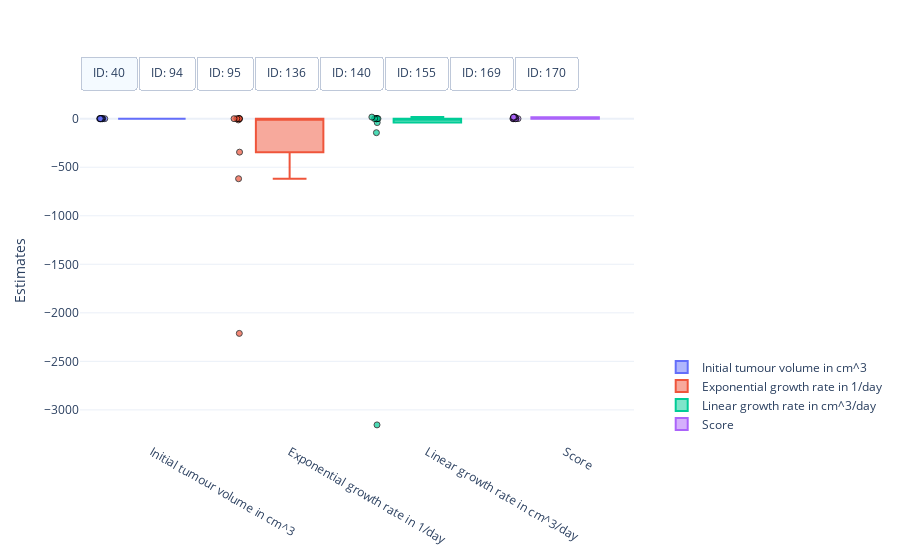

Notebook code for this chart:
### Markdown cell above
The "Unexpected termination" message indicates that we ran into optimisation errors for at least one run. Let us explore the parameters from the successfull optimisations below.

### Code cell
#
# Visualisation of the spread of optimised model parameters for multiple runs from different initial points.
#
# This cell needs the above optimised model parameters and their respective objective function scores, as well as the data
# [mouse_parameters_multi_runs, mouse_scores_multi_runs, data]
#

import plotly.colors
import plotly.graph_objects as go


# Get mouse ids
mouse_ids = data['#ID'].unique()

# Get number of parameters + score (for visualisation)
n_params = mouse_parameters_multi_runs.shape[2] + 1

# Define colorscheme
colors = plotly.colors.qualitative.Plotly[:n_params]

# Get optimised parameter sets
optimised_parameters =  mouse_parameters_multi_runs

# Get scores for parameters
scores = mouse_scores_multi_runs

# Create figure
fig = go.Figure()

# Box plot of optimised model parameters
for index, id_m in enumerate(mouse_ids):
    # Get optimised parameters
    parameters = optimised_parameters[index, ...]

    # Get scores
    score = scores[index, :]

    # Create box plot of for initial tumour volume
    fig.add_trace(
        go.Box(
            y=parameters[:, 0],  
            name="Initial tumour volume in cm^3",
            boxpoints='all',
            jitter=0.2,
            pointpos=-1.5,
            visible=True if index == 0 else False,
            marker=dict(
                symbol='circle',
                opacity=0.7,
                line=dict(color='black', width=1)),
            marker_color=colors[0],
            line_color=colors[0]))

    # Create box plot of for exponential tumour growth
    fig.add_trace(
        go.Box(
            y=parameters[:, 1],  
            name="Exponential growth rate in 1/day",
            boxpoints='all',
            jitter=0.2,
            pointpos=-1.5,
            visible=True if index == 0 else False,
            marker=dict(
                symbol='circle',
                opacity=0.7,
                line=dict(color='black', width=1)),
            marker_color=colors[1],
            line_color=colors[1]))

    # Create box plot of for linear tumour growth
    fig.add_trace(
        go.Box(
            y=parameters[:, 2],  
            name="Linear growth rate in cm^3/day",
            boxpoints='all',
            jitter=0.2,
            pointpos=-1.5,
            visible=True if index == 0 else False,
            marker=dict(
                symbol='circle',
                opacity=0.7,
                line=dict(color='black', width=1)),
            marker_color=colors[2],
            line_color=colors[2]))
    
    # Create box plot of for objective function score
    fig.add_trace(
        go.Box(
            y=score,  
            name="Score",
            boxpoints='all',
            jitter=0.2,
            pointpos=-1.5,
            visible=True if index == 0 else False,
            marker=dict(
                symbol='circle',
                opacity=0.7,
                line=dict(color='black', width=1)),
            marker_color=colors[3],
            line_color=colors[3]))

# Set figure size
fig.update_layout(
    autosize=True,
    template="plotly_white",
    yaxis_title="Estimates")

# Add switch between mice
fig.update_layout(
    updatemenus=[
        dict(
            type = "buttons",
            direction = "right",
            buttons=list([
                dict(
                    args=[{"visible": [True]*4 + [False]*(4 * 7)}],
                    label="ID: %d" % mouse_ids[0],
                    method="restyle"
                ),
                dict(
                    args=[{"visible": [False]*4 + [True]*4 + [False]*(4 * 6)}],
                    label="ID: %d" % mouse_ids[1],
                    method="restyle"
                ),
                dict(
                    args=[{"visible": [False]*(4 * 2) + [True]*4 + [False]*(4 * 5)}],
                    label="ID: %d" % mouse_ids[2],
                    method="restyle"
                ),
                dict(
                    args=[{"visible": [False]*(4 * 3) + [True]*4 + [False]*(4 * 4)}],
                    label="ID: %d" % mouse_ids[3],
                    method="restyle"
                ),
                dict(
                    args=[{"visible": [False]*(4 * 4) + [True]*4 + [False]*(4 * 3)}],
                    label="ID: %d" % mouse_ids[4],
                    method="restyle"
                ),
                dict(
                    args=[{"visible": [False]*(4 * 5) + [True]*4 + [False]*(4 * 2)}],
                    label="ID: %d" % mouse_ids[5],
                    method="restyle"
                ),
                dict(
                    args=[{"visible": [False]*(4 * 6) + [True]*4 + [False]* 4}],
                    label="ID: %d" % mouse_ids[6],
                    method="restyle"
                ),
                dict(
                    args=[{"visible": [False]*(4 * 7) + [True]*4}],
                    label="ID: %d" % mouse_ids[7],
                    method="restyle"
                )
            ]),
            pad={"r": 0, "t": -10},
            showactive=True,
            x=0.0,
            xanchor="left",
            y=1.1,
            yanchor="top"
        )
    ]
)

# Position legend
fig.update_layout(legend=dict(
    yanchor="bottom",
    y=0.01,
    xanchor="left",
    x=1.05))

# Show figure
fig.show()

### Figure 1 — Plotly figure (JSON) as saved in the notebook; plotly's stock layout.template omitted (floating-point values rounded to 4 significant figures)
{"data": [{"boxpoints": "all", "jitter": 0.2, "line": {"color": "#636EFA"}, "marker": {"color": "#636EFA", "line": {"color": "black", "width": 1}, "opacity": 0.7, "symbol": "circle"}, "name": "Initial tumour volume in cm^3", "pointpos": -1.5, "type": "box", "visible": true, "y": [0.14, 0.1377, 0.1918, 0.1404, 0.1393, 0.1918, 0.1401, 0.1918, 0.1918, 0.1393]}, {"boxpoints": "all", "jitter": 0.2, "line": {"color": "#EF553B"}, "marker": {"color": "#EF553B", "line": {"color": "black", "width": 1}, "opacity": 0.7, "symbol": "circle"}, "name": "Exponential growth rate in 1/day", "pointpos": -1.5, "type": "box", "visible": true, "y": [0.2742, 0.285, -344.7, 0.2734, 0.2754, -618.3, 0.2739, -12.83, -2212.0, 0.2753]}, {"boxpoints": "all", "jitter": 0.2, "line": {"color": "#00CC96"}, "marker": {"color": "#00CC96", "line": {"color": "black", "width": 1}, "opacity": 0.7, "symbol": "circle"}, "name": "Linear growth rate in cm^3/day", "pointpos": -1.5, "type": "box", "visible": true, "y": [0.131, 0.1296, -144.2, 0.131, 0.131, -40.05, 0.131, 16.35, -3154.0, 0.131]}, {"boxpoints": "all", "jitter": 0.2, "line": {"color": "#AB63FA"}, "marker": {"color": "#AB63FA", "line": {"color": "black", "width": 1}, "opacity": 0.7, "symbol": "circle"}, "name": "Score", "pointpos": -1.5, "type": "box", "visible": true, "y": [0.03186, 0.0319, 15.91, 0.03187, 0.03186, 15.91, 0.03186, 15.91, 15.91, 0.03186]}, {"boxpoints": "all", "jitter": 0.2, "line": {"color": "#636EFA"}, "marker": {"color": "#636EFA", "line": {"color": "black", "width": 1}, "opacity": 0.7, "symbol": "circle"}, "name": "Initial tumour volume in cm^3", "pointpos": -1.5, "type": "box", "visible": false, "y": [0.05752, 0.07725, 0.07725, 0.07725, 0.07455, 0.07725, 0.04385, 0.07725, 0.05752, 0.07725]}, {"boxpoints": "all", "jitter": 0.2, "line": {"color": "#EF553B"}, "marker": {"color": "#EF553B", "line": {"color": "black", "width": 1}, "opacity": 0.7, "symbol": "circle"}, "name": "Exponential growth rate in 1/day", "pointpos": -1.5, "type": "box", "visible": false, "y": [338.2, -508.0, -359.7, -293.7, 0.168, -462.2, -0.329, -1007.0, 1283.0, -189.6]}, {"boxpoints": "all", "jitter": 0.2, "line": {"color": "#00CC96"}, "marker": {"color": "#00CC96", "line": {"color": "black", "width": 1}, "opacity": 0.7, "symbol": "circle"}, "name": "Linear growth rate in cm^3/day", "pointpos": -1.5, "type": "box", "visible": false, "y": [0.01644, -13.52, -781.1, -331.2, 0.02031, -84.83, 15.6, 172.7, 0.01644, 72.49]}, {"boxpoints": "all", "jitter": 0.2, "line": {"color": "#AB63FA"}, "marker": {"color": "#AB63FA", "line": {"color": "black", "width": 1}, "opacity": 0.7, "symbol": "circle"}, "name": "Score", "pointpos": -1.5, "type": "box", "visible": false, "y": [0.008274, 1.611, 1.611, 1.611, 0.007448, 1.611, 1.609, 1.611, 0.008275, 1.611]}, {"boxpoints": "all", "jitter": 0.2, "line": {"color": "#636EFA"}, "marker": {"color": "#636EFA", "line": {"color": "black", "width": 1}, "opacity": 0.7, "symbol": "circle"}, "name": "Initial tumour volume in cm^3", "pointpos": -1.5, "type": "box", "visible": false, "y": [0.1862, -1.227e-05, 0.1866, 0.1862, -4.285e-07, null, 0.1862, 0.1862, 0.1862, 0.1862]}, {"boxpoints": "all", "jitter": 0.2, "line": {"color": "#EF553B"}, "marker": {"color": "#EF553B", "line": {"color": "black", "width": 1}, "opacity": 0.7, "symbol": "circle"}, "name": "Exponential growth rate in 1/day", "pointpos": -1.5, "type": "box", "visible": false, "y": [-175.5, 819.1, -706.9, -7007.0, 1921.0, null, -173.4, -542.6, -930.6, -77.72]}, {"boxpoints": "all", "jitter": 0.2, "line": {"color": "#00CC96"}, "marker": {"color": "#00CC96", "line": {"color": "black", "width": 1}, "opacity": 0.7, "symbol": "circle"}, "name": "Linear growth rate in cm^3/day", "pointpos": -1.5, "type": "box", "visible": false, "y": [-217.6, 0.08839, -0.3762, -4327.0, 0.08837, null, 96.55, -337.1, 4042.0, 86.59]}, {"boxpoints": "all", "jitter": 0.2, "line": {"color": "#AB63FA"}, "marker": {"color": "#AB63FA", "line": {"color": "black", "width": 1}, "opacity": 0.7, "symbol": "circle"}, "name": "Score", "pointpos": -1.5, "type": "box", "visible": false, "y": [12.13, 0.5361, 12.13, 12.13, 0.5352, null, 12.13, 12.13, 12.13, 12.13]}, {"boxpoints": "all", "jitter": 0.2, "line": {"color": "#636EFA"}, "marker": {"color": "#636EFA", "line": {"color": "black", "width": 1}, "opacity": 0.7, "symbol": "circle"}, "name": "Initial tumour volume in cm^3", "pointpos": -1.5, "type": "box", "visible": false, "y": [0.1477, 0.1186, 0.1186, 0.01784, 0.1185, 0.01844, 0.149, 0.1477, 0.1186, 0.1186]}, {"boxpoints": "all", "jitter": 0.2, "line": {"color": "#EF553B"}, "marker": {"color": "#EF553B", "line": {"color": "black", "width": 1}, "opacity": 0.7, "symbol": "circle"}, "name": "Exponential growth rate in 1/day", "pointpos": -1.5, "type": "box", "visible": false, "y": [0.05526, -1101.0, -3764.0, 1855.0, -519.0, 275.5, 0.05426, 0.05526, -21000.0, -1182.0]}, {"boxpoints": "all", "jitter": 0.2, "line": {"color": "#00CC96"}, "marker": {"color": "#00CC96", "line": {"color": "black", "width": 1}, "opacity": 0.7, "symbol": "circle"}, "name": "Linear growth rate in cm^3/day", "pointpos": -1.5, "type": "box", "visible": false, "y": [0.1247, 299.5, -1231.0, 0.04083, -27.23, 0.04082, 0.1288, 0.1247, -2883.0, -441.4]}, {"boxpoints": "all", "jitter": 0.2, "line": {"color": "#AB63FA"}, "marker": {"color": "#AB63FA", "line": {"color": "black", "width": 1}, "opacity": 0.7, "symbol": "circle"}, "name": "Score", "pointpos": -1.5, "type": "box", "visible": false, "y": [0.04021, 7.615, 7.615, 0.1094, 7.615, 0.1094, 0.04019, 0.04021, 7.615, 7.615]}, {"boxpoints": "all", "jitter": 0.2, "line": {"color": "#636EFA"}, "marker": {"color": "#636EFA", "line": {"color": "black", "width": 1}, "opacity": 0.7, "symbol": "circle"}, "name": "Initial tumour volume in cm^3", "pointpos": -1.5, "type": "box", "visible": false, "y": [0.07933, -0.2124, 0.07933, null, -0.1942, 0.07933, -0.1884, -0.1661, 0.08503, null]}, {"boxpoints": "all", "jitter": 0.2, "line": {"color": "#EF553B"}, "marker": {"color": "#EF553B", "line": {"color": "black", "width": 1}, "opacity": 0.7, "symbol": "circle"}, "name": "Exponential growth rate in 1/day", "pointpos": -1.5, "type": "box", "visible": false, "y": [-575.0, 495.1, -1742.0, null, 495.6, -460.8, 1717.0, 154.8, 0.05399, null]}, {"boxpoints": "all", "jitter": 0.2, "line": {"color": "#00CC96"}, "marker": {"color": "#00CC96", "line": {"color": "black", "width": 1}, "opacity": 0.7, "symbol": "circle"}, "name": "Linear growth rate in cm^3/day", "pointpos": -1.5, "type": "box", "visible": false, "y": [459.4, 0.06047, -1801.0, null, 0.05934, 281.8, 0.05914, 0.06172, -67.06, null]}, {"boxpoints": "all", "jitter": 0.2, "line": {"color": "#AB63FA"}, "marker": {"color": "#AB63FA", "line": {"color": "black", "width": 1}, "opacity": 0.7, "symbol": "circle"}, "name": "Score", "pointpos": -1.5, "type": "box", "visible": false, "y": [12.14, 1.115, 12.14, null, 1.116, 12.14, 1.114, 1.178, 0.1458, null]}, {"boxpoints": "all", "jitter": 0.2, "line": {"color": "#636EFA"}, "marker": {"color": "#636EFA", "line": {"color": "black", "width": 1}, "opacity": 0.7, "symbol": "circle"}, "name": "Initial tumour volume in cm^3", "pointpos": -1.5, "type": "box", "visible": false, "y": [0.009602, 0.008589, 0.1059, 0.008565, 0.1059, 0.01034, 0.1059, 0.006376, 0.1059, 0.1059]}, {"boxpoints": "all", "jitter": 0.2, "line": {"color": "#EF553B"}, "marker": {"color": "#EF553B", "line": {"color": "black", "width": 1}, "opacity": 0.7, "symbol": "circle"}, "name": "Exponential growth rate in 1/day", "pointpos": -1.5, "type": "box", "visible": false, "y": [555.4, 838.7, -924.9, 1433.0, -107.6, 513.5, -420.3, 657.2, -372.4, -1582.0]}, {"boxpoints": "all", "jitter": 0.2, "line": {"color": "#00CC96"}, "marker": {"color": "#00CC96", "line": {"color": "black", "width": 1}, "opacity": 0.7, "symbol": "circle"}, "name": "Linear growth rate in cm^3/day", "pointpos": -1.5, "type": "box", "visible": false, "y": [0.08024, 0.08029, -932.6, 0.08028, -1.877, 0.08018, -40.59, 0.08041, 499.6, -493.8]}, {"boxpoints": "all", "jitter": 0.2, "line": {"color": "#AB63FA"}, "marker": {"color": "#AB63FA", "line": {"color": "black", "width": 1}, "opacity": 0.7, "symbol": "circle"}, "name": "Score", "pointpos": -1.5, "type": "box", "visible": false, "y": [0.292, 0.292, 17.51, 0.2921, 17.51, 0.292, 17.51, 0.292, 17.51, 17.51]}, {"boxpoints": "all", "jitter": 0.2, "line": {"color": "#636EFA"}, "marker": {"color": "#636EFA", "line": {"color": "black", "width": 1}, "opacity": 0.7, "symbol": "circle"}, "name": "Initial tumour volume in cm^3", "pointpos": -1.5, "type": "box", "visible": false, "y": [0.123, 0.06625, 0.123, 0.123, 0.1233, 0.06623, null, 0.06623, 0.06622, 0.06622]}, {"boxpoints": "all", "jitter": 0.2, "line": {"color": "#EF553B"}, "marker": {"color": "#EF553B", "line": {"color": "black", "width": 1}, "opacity": 0.7, "symbol": "circle"}, "name": "Exponential growth rate in 1/day", "pointpos": -1.5, "type": "box", "visible": false, "y": [-418.5, 198.2, -115.8, -735.7, 0.04352, 448.0, null, 448.0, 1212.0, 1212.0]}, {"boxpoints": "all", "jitter": 0.2, "line": {"color": "#00CC96"}, "marker": {"color": "#00CC96", "line": {"color": "black", "width": 1}, "opacity": 0.7, "symbol": "circle"}, "name": "Linear growth rate in cm^3/day", "pointpos": -1.5, "type": "box", "visible": false, "y": [-1195.0, 0.0213, -2125.0, 2034.0, 0.0714, 0.0213, null, 0.0213, 0.0213, 0.0213]}, {"boxpoints": "all", "jitter": 0.2, "line": {"color": "#AB63FA"}, "marker": {"color": "#AB63FA", "line": {"color": "black", "width": 1}, "opacity": 0.7, "symbol": "circle"}, "name": "Score", "pointpos": -1.5, "type": "box", "visible": false, "y": [2.614, 0.01893, 2.614, 2.614, 0.002916, 0.01894, null, 0.01894, 0.01894, 0.01894]}, {"boxpoints": "all", "jitter": 0.2, "line": {"color": "#636EFA"}, "marker": {"color": "#636EFA", "line": {"color": "black", "width": 1}, "opacity": 0.7, "symbol": "circle"}, "name": "Initial tumour volume in cm^3", "pointpos": -1.5, "type": "box", "visible": false, "y": [0.02696, 0.1742, 0.07995, 0.02691, 0.08006, 0.08711, 0.08006, 0.08705, 0.08006, 0.02691]}, {"boxpoints": "all", "jitter": 0.2, "line": {"color": "#EF553B"}, "marker": {"color": "#EF553B", "line": {"color": "black", "width": 1}, "opacity": 0.7, "symbol": "circle"}, "name": "Exponential growth rate in 1/day", "pointpos": -1.5, "type": "box", "visible": false, "y": [382.7, -132.8, -13.5, 721.0, -15530.0, 0.03612, -1725.0, 0.03617, -582.6, 721.0]}, {"boxpoints": "all", "jitter": 0.2, "line": {"color": "#00CC96"}, "marker": {"color": "#00CC96", "line": {"color": "black", "width": 1}, "opacity": 0.7, "symbol": "circle"}, "name": "Linear growth rate in cm^3/day", "pointpos": -1.5, "type": "box", "visible": false, "y": [0.01733, -0.03238, -11.83, 0.01733, 3225.0, 0.1953, -160.8, 0.1933, -1010.0, 0.01733]}, {"boxpoints": "all", "jitter": 0.2, "line": {"color": "#AB63FA"}, "marker": {"color": "#AB63FA", "line": {"color": "black", "width": 1}, "opacity": 0.7, "symbol": "circle"}, "name": "Score", "pointpos": -1.5, "type": "box", "visible": false, "y": [0.02287, 1.512, 1.52, 0.02287, 1.52, 0.002316, 1.52, 0.002316, 1.52, 0.02287]}], "layout": {"autosize": true, "legend": {"x": 1.05, "xanchor": "left", "y": 0.01, "yanchor": "bottom"}, "updatemenus": [{"buttons": [{"args": [{"visible": [true, true, true, true, false, false, false, false, false, false, false, false, false, false, false, false, false, false, false, false, false, false, false, false, false, false, false, false, false, false, false, false]}], "label": "ID: 40", "method": "restyle"}, {"args": [{"visible": [false, false, false, false, true, true, true, true, false, false, false, false, false, false, false, false, false, false, false, false, false, false, false, false, false, false, false, false, false, false, false, false]}], "label": "ID: 94", "method": "restyle"}, {"args": [{"visible": [false, false, false, false, false, false, false, false, true, true, true, true, false, false, false, false, false, false, false, false, false, false, false, false, false, false, false, false, false, false, false, false]}], "label": "ID: 95", "method": "restyle"}, {"args": [{"visible": [false, false, false, false, false, false, false, false, false, false, false, false, true, true, true, true, false, false, false, false, false, false, false, false, false, false, false, false, false, false, false, false]}], "label": "ID: 136", "method": "restyle"}, {"args": [{"visible": [false, false, false, false, false, false, false, false, false, false, false, false, false, false, false, false, true, true, true, true, false, false, false, false, false, false, false, false, false, false, false, false]}], "label": "ID: 140", "method": "restyle"}, {"args": [{"visible": [false, false, false, false, false, false, false, false, false, false, false, false, false, false, false, false, false, false, false, false, true, true, true, true, false, false, false, false, false, false, false, false]}], "label": "ID: 155", "method": "restyle"}, {"args": [{"visible": [false, false, false, false, false, false, false, false, false, false, false, false, false, false, false, false, false, false, false, false, false, false, false, false, true, true, true, true, false, false, false, false]}], "label": "ID: 169", "method": "restyle"}, {"args": [{"visible": [false, false, false, false, false, false, false, false, false, false, false, false, false, false, false, false, false, false, false, false, false, false, false, false, false, false, false, false, true, true, true, true]}], "label": "ID: 170", "method": "restyle"}], "direction": "right", "pad": {"r": 0, "t": -10}, "showactive": true, "type": "buttons", "x": 0, "xanchor": "left", "y": 1.1, "yanchor": "top"}], "yaxis": {"title": {"text": "Estimates"}}}}
